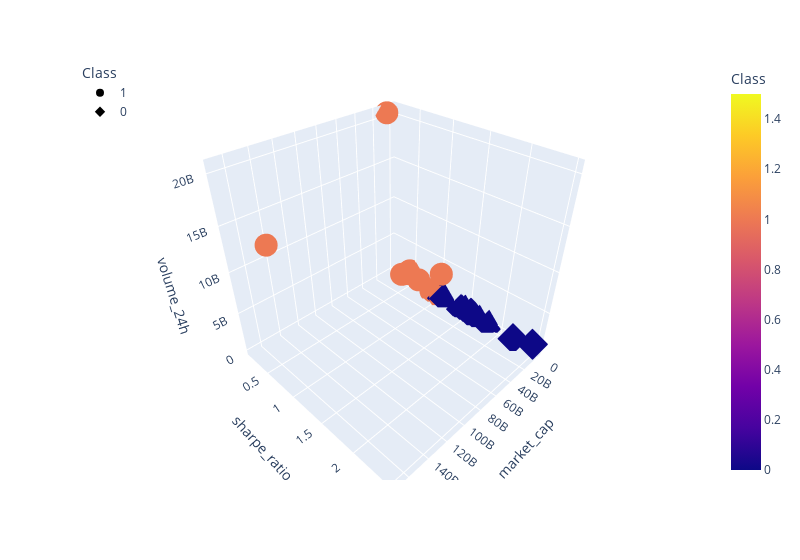

Notebook code for this chart:
### Code cell
# Create a 3D-Scatter with the PCA data and the clusters
import plotly.express as px
fig = px.scatter_3d(
    clustered_df,
    x="market_cap",
    y="sharpe_ratio",
    z="volume_24h",
    hover_name='symbol',#need to add 
    hover_data=["sharpe_ratio"],
    color="Class",
    symbol="Class",
    width=800,
)
fig.update_layout(legend=dict(x=0, y=1))
fig.show()

### Figure 1 — Plotly figure (JSON) as saved in the notebook; plotly's stock layout.template omitted (floating-point values rounded to 4 significant figures)
{"data": [{"customdata": [[0.8288], [1.31], [0.1428], [0.4064], [0.6738], [0.4833], [0.4587], [1.05], [0.4026], [0.915], [0.9127], [0.9554], [1.016], [0.2971], [0.8612], [1.05]], "hovertemplate": "<b>%{hovertext}</b><br><br>Class=%{marker.color}<br>market_cap=%{x}<br>sharpe_ratio=%{customdata[0]}<br>volume_24h=%{z}<extra></extra>", "hovertext": ["BTC/USD", "ETH/USD", "USDT/USD", "XRP/USD", "BCH/USD", "LTC/USD", "EOS/USD", "XMR/USD", "ATOM/USD", "ETC/USD", "BAT/USD", "DOGE/USD", "QTUM/USD", "DAI/USD", "WAVES/USD", "PAXG/USD"], "legendgroup": "1", "marker": {"color": [1, 1, 1, 1, 1, 1, 1, 1, 1, 1, 1, 1, 1, 1, 1, 1], "coloraxis": "coloraxis", "symbol": "circle"}, "mode": "markers", "name": "1", "scene": "scene", "showlegend": true, "type": "scatter3d", "x": [168717487841, 26102873413, 9194532030, 8576460271, 4142723454, 2735351662, 2341700324, 1186233411, 751606414, 701951890, 387996354, 369531670, 222061200, 200247413, 139228897, 43791238], "y": [0.8288, 1.31, 0.1428, 0.4064, 0.6738, 0.4833, 0.4587, 1.05, 0.4026, 0.915, 0.9127, 0.9554, 1.016, 0.2971, 0.8612, 1.05], "z": [15767240612, 6188149434, 20586450872, 1059298382, 1145654591, 1569856657, 1310008942, 84038187, 167623688, 630726509, 169733540, 76225039, 355634823, 9359516, 71772764, 1188599]}, {"customdata": [[2.232], [2.491], [1.581], [1.574], [1.113], [1.472], [1.402], [1.855], [1.549], [1.43], [1.625], [1.071], [1.708]], "hovertemplate": "<b>%{hovertext}</b><br><br>Class=%{marker.color}<br>market_cap=%{x}<br>sharpe_ratio=%{customdata[0]}<br>volume_24h=%{z}<extra></extra>", "hovertext": ["ADA/USD", "LINK/USD", "XTZ/USD", "XLM/USD", "DASH/USD", "ZEC/USD", "REP/USD", "ICX/USD", "OMG/USD", "LSK/USD", "SC/USD", "NANO/USD", "GNO/USD"], "legendgroup": "0", "marker": {"color": [0, 0, 0, 0, 0, 0, 0, 0, 0, 0, 0, 0, 0], "coloraxis": "coloraxis", "symbol": "diamond"}, "mode": "markers", "name": "0", "scene": "scene", "showlegend": true, "type": "scatter3d", "x": [3264729528, 2980096660, 2308659583, 1975519302, 667953155, 566132787, 211744083, 211476272, 207621552, 146157881, 139413612, 131738056, 29084690], "y": [2.232, 2.491, 1.581, 1.574, 1.113, 1.472, 1.402, 1.855, 1.549, 1.43, 1.625, 1.071, 1.708], "z": [421537970, 1103767822, 395568874, 433047277, 188383215, 233781042, 25157195, 29875021, 75687030, 5925919, 6645690, 10940010, 138887]}], "layout": {"coloraxis": {"colorbar": {"title": {"text": "Class"}}, "colorscale": [[0, "#0d0887"], [0.1111, "#46039f"], [0.2222, "#7201a8"], [0.3333, "#9c179e"], [0.4444, "#bd3786"], [0.5556, "#d8576b"], [0.6667, "#ed7953"], [0.7778, "#fb9f3a"], [0.8889, "#fdca26"], [1, "#f0f921"]]}, "legend": {"title": {"text": "Class"}, "tracegroupgap": 0, "x": 0, "y": 1}, "margin": {"t": 60}, "scene": {"domain": {"x": [0, 1], "y": [0, 1]}, "xaxis": {"title": {"text": "market_cap"}}, "yaxis": {"title": {"text": "sharpe_ratio"}}, "zaxis": {"title": {"text": "volume_24h"}}}, "width": 800}}
